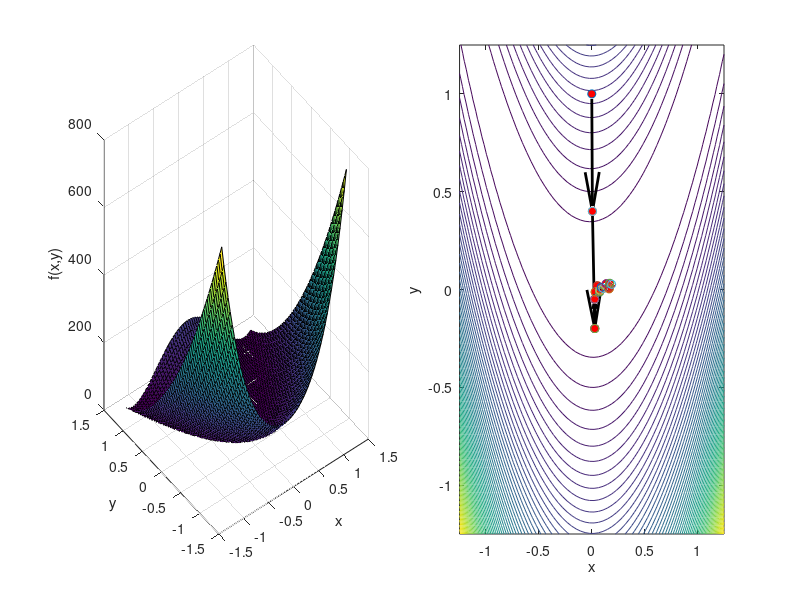

This figure's MATLAB source:
% Vanilla simulation of trust region based on linear model
% Alfa Heryudono MTH574/474

% Start fresh
clear all; close all;

% Define objective function
f = @(x,y) 100*(y-x.^2).^2 + (1-x).^2;

% Define gradient of objective function
gradf = @(x,y) [ -400*x.*(y-x.^2)-2*(1-x) ; 200*(y-x.^2) ];

% Set the intial starting point
xk = [0;1];

% Set Algorithm 4.1 parameters
dhat = 1; % must be greater than 0
dk = 0.6; % initial delta, between 0 and dhat
eta = 1e-2; % [0,0.25)

% Maximum Iteration
MaxIter = 15;

% Surf and Contour plot of the objection function
figure('Position',[30 100 1200 500])
N = 60;
x = linspace(-1.25,1.25,N);
[X,Y] = meshgrid(x,x);
Z = f(X,Y);

subplot(1,2,1)
surf(X,Y,Z);
xlabel('x'); ylabel('y'); zlabel('f(x,y)')
hold on;

subplot(1,2,2)
contour(X,Y,Z,N); hold on;
th = linspace(0,2*pi);unitcirc = exp(1i*th);
h = plot(NaN,NaN,'-r');
xlabel('x'); ylabel('y');

% Print iteration header
fk = f(xk(1),xk(2)); k = 0;
fprintf('iter                 xk                    fk                  deltak             rhok\n')
fprintf('-----------------------------------------------------------------------------------------\n')
fprintf('%3d        %3.4e    %3.4e       %3.4e        %3.4e         %3.4e\n',k,xk(1),xk(2),fk,dk,NaN)

% Start the iteration
KeepIterate = true;
while KeepIterate == true

    % plot xk and trust region radius
    subplot(1,2,2)
    plot(xk(1),xk(2),'o','MarkerFaceColor','r'); hold on;
    c = xk(1)+1i*xk(2) + dk*unitcirc;
    set(h,'xdata',real(c),'ydata',imag(c)); drawnow
    pause(0.5)

    % Choose the direction vector pk using steepest descent
    gradfk = gradf(xk(1),xk(2));
    pk = -dk*gradfk/norm(gradfk);

    % -------------- Algorithm 4.1 -------------------
    fk = f(xk(1),xk(2)); fkpk = f(xk(1)+pk(1),xk(2)+pk(2));
    mk0 = fk; mkpk = fk + gradfk.'*pk;
    rhok = (fk - fkpk)/(mk0 - mkpk);

    if rhok < 0.25
        dk = 0.25*dk;
    else
        if rhok > 0.75 && abs(norm(pk)-dk) < eps
            dk = min(2*dk,dhat);
        end
    end
    if rhok > eta
        % Step xk to xk + pk
        xknew = xk+pk;

        % Test whether the function value is decreasing or not.
        % One of many criteria to stop
        fktest = f(xknew(1),xknew(2));
        if fktest < fk
            % Plot the xknew
            plot(xknew(1),xknew(2),'o','MarkerFaceColor','r')

            % Plot the pk vector (arrow)
            quiver(xk(1),xk(2),pk(1),pk(2),1,'k','Linewidth',2);
            drawnow;

            % Update xk and fk
            k = k+1; xk = xknew; fk = fktest;
        else
            KeepIterate = false;
        end
    else
        k = k + 1;
    end

    if k > MaxIter
        KeepIterate = false;
    end
    % Print the iteration
    fprintf('%3d        %3.4e    %3.4e       %3.4e        %3.4e         %3.4e\n',k,xk(1),xk(2),fk,dk,rhok)
end
